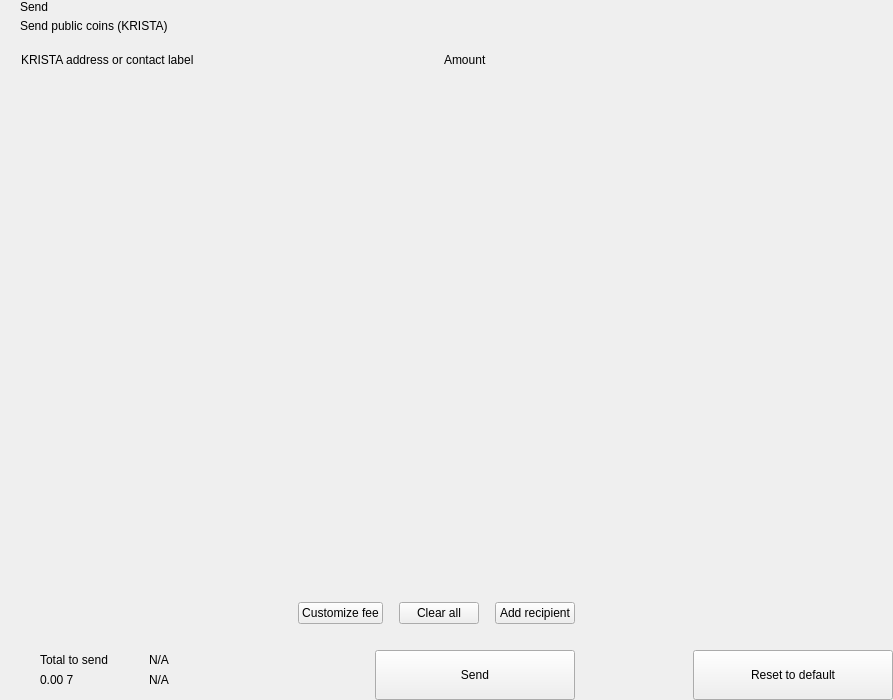
<?xml version="1.0" encoding="UTF-8"?>
<ui version="4.0">
 <class>send</class>
 <widget class="QWidget" name="send">
  <property name="geometry">
   <rect>
    <x>0</x>
    <y>0</y>
    <width>893</width>
    <height>700</height>
   </rect>
  </property>
  <property name="windowTitle">
   <string>Form</string>
  </property>
  <layout class="QHBoxLayout" name="horizontalLayout_2" stretch="2,1">
   <property name="spacing">
    <number>0</number>
   </property>
   <property name="leftMargin">
    <number>0</number>
   </property>
   <property name="topMargin">
    <number>0</number>
   </property>
   <property name="rightMargin">
    <number>0</number>
   </property>
   <property name="bottomMargin">
    <number>0</number>
   </property>
   <item>
    <widget class="QWidget" name="left" native="true">
     <layout class="QVBoxLayout" name="verticalLayout_3">
      <property name="spacing">
       <number>0</number>
      </property>
      <property name="leftMargin">
       <number>0</number>
      </property>
      <property name="topMargin">
       <number>0</number>
      </property>
      <property name="rightMargin">
       <number>0</number>
      </property>
      <property name="bottomMargin">
       <number>0</number>
      </property>
      <item>
       <layout class="QVBoxLayout" name="verticalLayout_22" stretch="0,0,0,1,0,0,0,0">
        <property name="spacing">
         <number>0</number>
        </property>
        <item>
         <layout class="QHBoxLayout" name="horizontalLayout_3">
          <property name="spacing">
           <number>0</number>
          </property>
          <property name="leftMargin">
           <number>20</number>
          </property>
          <property name="rightMargin">
           <number>20</number>
          </property>
          <item>
           <layout class="QVBoxLayout" name="verticalLayout">
            <property name="spacing">
             <number>5</number>
            </property>
            <item>
             <widget class="QLabel" name="labelTitle">
              <property name="text">
               <string>Send</string>
              </property>
              <property name="alignment">
               <set>Qt::AlignLeading|Qt::AlignLeft|Qt::AlignVCenter</set>
              </property>
             </widget>
            </item>
            <item>
             <widget class="QLabel" name="labelSubtitle1">
              <property name="text">
               <string>Send public coins (KRISTA)</string>
              </property>
             </widget>
            </item>
           </layout>
          </item>
          <item>
           <spacer name="horizontalSpacer">
            <property name="orientation">
             <enum>Qt::Horizontal</enum>
            </property>
            <property name="sizeHint" stdset="0">
             <size>
              <width>40</width>
              <height>20</height>
             </size>
            </property>
           </spacer>
          </item>
         </layout>
        </item>
        <item>
         <spacer name="verticalSpacer_2">
          <property name="orientation">
           <enum>Qt::Vertical</enum>
          </property>
          <property name="sizeType">
           <enum>QSizePolicy::Fixed</enum>
          </property>
          <property name="sizeHint" stdset="0">
           <size>
            <width>20</width>
            <height>20</height>
           </size>
          </property>
         </spacer>
        </item>
        <item>
         <layout class="QHBoxLayout" name="horizontalLayout" stretch="6,0,2">
          <property name="spacing">
           <number>0</number>
          </property>
          <property name="leftMargin">
           <number>10</number>
          </property>
          <property name="topMargin">
           <number>0</number>
          </property>
          <property name="rightMargin">
           <number>20</number>
          </property>
          <property name="bottomMargin">
           <number>0</number>
          </property>
          <item>
           <widget class="QLabel" name="labelSubtitleAddress">
            <property name="styleSheet">
             <string notr="true">margin-left:8px;</string>
            </property>
            <property name="text">
             <string>KRISTA address or contact label</string>
            </property>
           </widget>
          </item>
          <item>
           <spacer name="horizontalSpacer_3">
            <property name="orientation">
             <enum>Qt::Horizontal</enum>
            </property>
            <property name="sizeType">
             <enum>QSizePolicy::Fixed</enum>
            </property>
            <property name="sizeHint" stdset="0">
             <size>
              <width>40</width>
              <height>1</height>
             </size>
            </property>
           </spacer>
          </item>
          <item>
           <widget class="QLabel" name="labelSubtitleAmount">
            <property name="text">
             <string>Amount</string>
            </property>
           </widget>
          </item>
         </layout>
        </item>
        <item>
         <widget class="QScrollArea" name="scrollArea">
          <property name="minimumSize">
           <size>
            <width>0</width>
            <height>350</height>
           </size>
          </property>
          <property name="styleSheet">
           <string notr="true">#scrollArea {
            background:transparent;
            margin-top:10px;
}</string>
          </property>
          <property name="horizontalScrollBarPolicy">
           <enum>Qt::ScrollBarAlwaysOff</enum>
          </property>
          <property name="sizeAdjustPolicy">
           <enum>QAbstractScrollArea::AdjustIgnored</enum>
          </property>
          <property name="widgetResizable">
           <bool>true</bool>
          </property>
          <property name="alignment">
           <set>Qt::AlignLeading|Qt::AlignLeft|Qt::AlignTop</set>
          </property>
          <widget class="QWidget" name="scrollAreaWidgetContents">
           <property name="geometry">
            <rect>
             <x>0</x>
             <y>0</y>
             <width>591</width>
             <height>16</height>
            </rect>
           </property>
           <property name="sizePolicy">
            <sizepolicy hsizetype="Preferred" vsizetype="Maximum">
             <horstretch>0</horstretch>
             <verstretch>0</verstretch>
            </sizepolicy>
           </property>
           <property name="autoFillBackground">
            <bool>false</bool>
           </property>
           <property name="styleSheet">
            <string notr="true">#scrollAreaWidgetContents {
             background:transparent;
             }</string>
           </property>
           <layout class="QVBoxLayout" name="verticalLayout_7">
            <property name="spacing">
             <number>0</number>
            </property>
            <property name="sizeConstraint">
             <enum>QLayout::SetDefaultConstraint</enum>
            </property>
            <property name="leftMargin">
             <number>0</number>
            </property>
            <property name="topMargin">
             <number>0</number>
            </property>
            <property name="rightMargin">
             <number>0</number>
            </property>
            <property name="bottomMargin">
             <number>0</number>
            </property>
           </layout>
          </widget>
         </widget>
        </item>
        <item>
         <spacer name="verticalSpacer_4">
          <property name="orientation">
           <enum>Qt::Vertical</enum>
          </property>
          <property name="sizeType">
           <enum>QSizePolicy::Fixed</enum>
          </property>
          <property name="sizeHint" stdset="0">
           <size>
            <width>20</width>
            <height>20</height>
           </size>
          </property>
         </spacer>
        </item>
        <item>
         <layout class="QHBoxLayout" name="horizontalLayout_20">
          <property name="spacing">
           <number>6</number>
          </property>
          <property name="leftMargin">
           <number>20</number>
          </property>
          <property name="rightMargin">
           <number>20</number>
          </property>
          <item>
           <spacer name="horizontalSpacer_4">
            <property name="orientation">
             <enum>Qt::Horizontal</enum>
            </property>
            <property name="sizeHint" stdset="0">
             <size>
              <width>10</width>
              <height>20</height>
             </size>
            </property>
           </spacer>
          </item>
          <item>
           <widget class="QPushButton" name="pushButtonFee">
            <property name="focusPolicy">
             <enum>Qt::NoFocus</enum>
            </property>
            <property name="text">
             <string>Customize fee</string>
            </property>
           </widget>
          </item>
          <item>
           <spacer name="horizontalSpacer_11">
            <property name="orientation">
             <enum>Qt::Horizontal</enum>
            </property>
            <property name="sizeType">
             <enum>QSizePolicy::Minimum</enum>
            </property>
            <property name="sizeHint" stdset="0">
             <size>
              <width>10</width>
              <height>20</height>
             </size>
            </property>
           </spacer>
          </item>
          <item>
           <widget class="QPushButton" name="pushButtonClear">
            <property name="focusPolicy">
             <enum>Qt::NoFocus</enum>
            </property>
            <property name="layoutDirection">
             <enum>Qt::RightToLeft</enum>
            </property>
            <property name="text">
             <string>Clear all</string>
            </property>
           </widget>
          </item>
          <item>
           <spacer name="horizontalSpacer_6">
            <property name="orientation">
             <enum>Qt::Horizontal</enum>
            </property>
            <property name="sizeType">
             <enum>QSizePolicy::Fixed</enum>
            </property>
            <property name="sizeHint" stdset="0">
             <size>
              <width>10</width>
              <height>20</height>
             </size>
            </property>
           </spacer>
          </item>
          <item>
           <widget class="QPushButton" name="pushButtonAddRecipient">
            <property name="focusPolicy">
             <enum>Qt::NoFocus</enum>
            </property>
            <property name="text">
             <string>Add recipient</string>
            </property>
           </widget>
          </item>
         </layout>
        </item>
        <item>
         <spacer name="verticalSpacer">
          <property name="orientation">
           <enum>Qt::Vertical</enum>
          </property>
          <property name="sizeType">
           <enum>QSizePolicy::Fixed</enum>
          </property>
          <property name="sizeHint" stdset="0">
           <size>
            <width>20</width>
            <height>16</height>
           </size>
          </property>
         </spacer>
        </item>
        <item>
         <layout class="QHBoxLayout" name="horizontalLayout_7">
          <property name="rightMargin">
           <number>20</number>
          </property>
          <item>
           <layout class="QHBoxLayout" name="horizontalLayout_10">
            <property name="spacing">
             <number>0</number>
            </property>
            <property name="leftMargin">
             <number>8</number>
            </property>
            <item>
             <widget class="QStackedWidget" name="stackedWidget">
              <property name="minimumSize">
               <size>
                <width>0</width>
                <height>60</height>
               </size>
              </property>
              <property name="maximumSize">
               <size>
                <width>16777215</width>
                <height>60</height>
               </size>
              </property>
              <widget class="QWidget" name="page1">
               <layout class="QVBoxLayout" name="verticalLayout_71" stretch="0">
                <property name="spacing">
                 <number>6</number>
                </property>
                <property name="leftMargin">
                 <number>12</number>
                </property>
                <property name="topMargin">
                 <number>0</number>
                </property>
                <property name="rightMargin">
                 <number>0</number>
                </property>
                <property name="bottomMargin">
                 <number>0</number>
                </property>
                <item>
                 <widget class="QWidget" name="coinWidget" native="true">
                  <property name="minimumSize">
                   <size>
                    <width>0</width>
                    <height>60</height>
                   </size>
                  </property>
                  <property name="maximumSize">
                   <size>
                    <width>16777215</width>
                    <height>60</height>
                   </size>
                  </property>
                  <layout class="QHBoxLayout" name="horizontalLayout_9">
                   <property name="spacing">
                    <number>0</number>
                   </property>
                   <property name="leftMargin">
                    <number>20</number>
                   </property>
                   <property name="topMargin">
                    <number>10</number>
                   </property>
                   <property name="rightMargin">
                    <number>20</number>
                   </property>
                   <property name="bottomMargin">
                    <number>10</number>
                   </property>
                   <item>
                    <layout class="QVBoxLayout" name="verticalSend">
                     <property name="spacing">
                      <number>0</number>
                     </property>
                     <item>
                      <widget class="QLabel" name="labelTitleTotalSend">
                       <property name="text">
                        <string>Total to send</string>
                       </property>
                      </widget>
                     </item>
                     <item>
                      <widget class="QLabel" name="labelAmountSend">
                       <property name="text">
                        <string notr="true">0.00 7</string>
                       </property>
                      </widget>
                     </item>
                    </layout>
                   </item>
                   <item>
                    <spacer name="horizontalSpacer_9">
                     <property name="orientation">
                      <enum>Qt::Horizontal</enum>
                     </property>
                     <property name="sizeType">
                      <enum>QSizePolicy::Fixed</enum>
                     </property>
                     <property name="sizeHint" stdset="0">
                      <size>
                       <width>20</width>
                       <height>20</height>
                      </size>
                     </property>
                    </spacer>
                   </item>
                   <item>
                    <widget class="QLabel" name="labelLine">
                     <property name="minimumSize">
                      <size>
                       <width>1</width>
                       <height>0</height>
                      </size>
                     </property>
                     <property name="maximumSize">
                      <size>
                       <width>1</width>
                       <height>16777215</height>
                      </size>
                     </property>
                     <property name="text">
                      <string/>
                     </property>
                    </widget>
                   </item>
                   <item>
                    <spacer name="horizontalSpacer_10">
                     <property name="orientation">
                      <enum>Qt::Horizontal</enum>
                     </property>
                     <property name="sizeType">
                      <enum>QSizePolicy::Fixed</enum>
                     </property>
                     <property name="sizeHint" stdset="0">
                      <size>
                       <width>20</width>
                       <height>20</height>
                      </size>
                     </property>
                    </spacer>
                   </item>
                   <item>
                    <layout class="QVBoxLayout" name="verticalRemaining">
                     <property name="spacing">
                      <number>0</number>
                     </property>
                     <item>
                      <widget class="QLabel" name="labelTitleTotalRemaining">
                       <property name="text">
                        <string notr="true">N/A</string>
                       </property>
                      </widget>
                     </item>
                     <item>
                      <widget class="QLabel" name="labelAmountRemaining">
                       <property name="text">
                        <string notr="true">N/A</string>
                       </property>
                      </widget>
                     </item>
                    </layout>
                   </item>
                  </layout>
                 </widget>
                </item>
               </layout>
              </widget>
              <widget class="QWidget" name="page_2"/>
             </widget>
            </item>
           </layout>
          </item>
          <item>
           <spacer name="horizontalSpacer_5">
            <property name="orientation">
             <enum>Qt::Horizontal</enum>
            </property>
            <property name="sizeType">
             <enum>QSizePolicy::Expanding</enum>
            </property>
            <property name="sizeHint" stdset="0">
             <size>
              <width>40</width>
              <height>20</height>
             </size>
            </property>
           </spacer>
          </item>
          <item alignment="Qt::AlignBottom">
           <widget class="QPushButton" name="pushButtonSave">
            <property name="minimumSize">
             <size>
              <width>200</width>
              <height>50</height>
             </size>
            </property>
            <property name="maximumSize">
             <size>
              <width>200</width>
              <height>50</height>
             </size>
            </property>
            <property name="focusPolicy">
             <enum>Qt::NoFocus</enum>
            </property>
            <property name="text">
             <string>Send</string>
            </property>
           </widget>
          </item>
         </layout>
        </item>
       </layout>
      </item>
     </layout>
    </widget>
   </item>
   <item>
    <widget class="QWidget" name="right" native="true">
     <layout class="QVBoxLayout" name="verticalLayout_5">
      <property name="leftMargin">
       <number>0</number>
      </property>
      <property name="topMargin">
       <number>0</number>
      </property>
      <property name="rightMargin">
       <number>0</number>
      </property>
      <property name="bottomMargin">
       <number>0</number>
      </property>
      <item>
       <layout class="QVBoxLayout" name="verticalLayout_4">
        <property name="spacing">
         <number>6</number>
        </property>
        <item>
         <widget class="OptionButton" name="btnCoinControl" native="true">
          <property name="minimumSize">
           <size>
            <width>0</width>
            <height>50</height>
           </size>
          </property>
         </widget>
        </item>
        <item>
         <widget class="OptionButton" name="btnChangeAddress" native="true">
          <property name="minimumSize">
           <size>
            <width>0</width>
            <height>50</height>
           </size>
          </property>
         </widget>
        </item>
        <item>
         <widget class="OptionButton" name="btnUri" native="true">
          <property name="minimumSize">
           <size>
            <width>0</width>
            <height>50</height>
           </size>
          </property>
         </widget>
        </item>
        <item>
         <spacer name="verticalSpacer_5">
          <property name="orientation">
           <enum>Qt::Vertical</enum>
          </property>
          <property name="sizeHint" stdset="0">
           <size>
            <width>20</width>
            <height>40</height>
           </size>
          </property>
         </spacer>
        </item>
        <item>
         <layout class="QHBoxLayout" name="horizontalLayout_8">
          <item>
           <spacer name="horizontalSpacer_7">
            <property name="orientation">
             <enum>Qt::Horizontal</enum>
            </property>
            <property name="sizeHint" stdset="0">
             <size>
              <width>40</width>
              <height>20</height>
             </size>
            </property>
           </spacer>
          </item>
          <item>
           <widget class="QPushButton" name="pushButtonReset">
            <property name="minimumSize">
             <size>
              <width>200</width>
              <height>50</height>
             </size>
            </property>
            <property name="maximumSize">
             <size>
              <width>200</width>
              <height>50</height>
             </size>
            </property>
            <property name="focusPolicy">
             <enum>Qt::NoFocus</enum>
            </property>
            <property name="text">
             <string>Reset to default</string>
            </property>
           </widget>
          </item>
         </layout>
        </item>
       </layout>
      </item>
     </layout>
    </widget>
   </item>
  </layout>
 </widget>
 <customwidgets>
  <customwidget>
   <class>OptionButton</class>
   <extends>QWidget</extends>
   <header>qt/kristatech/optionbutton.h</header>
   <container>1</container>
  </customwidget>
 </customwidgets>
 <resources/>
 <connections/>
</ui>
